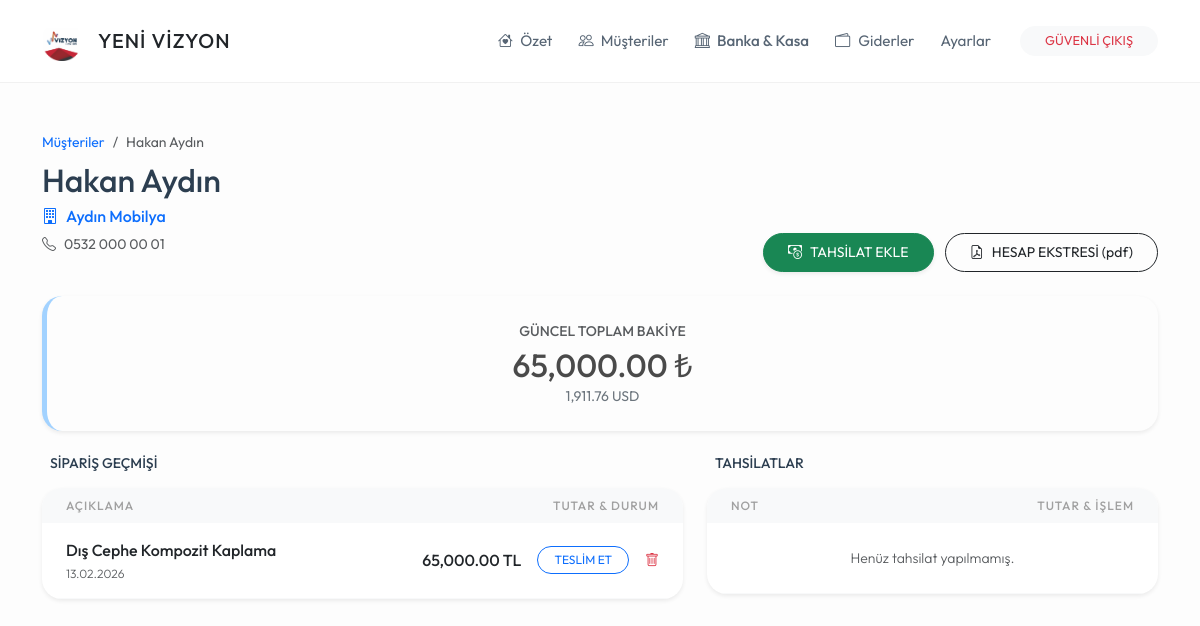
/musteri/1 (signed in), run on the app's committed database.
### models.py (models this page shows)
class Musteri(db.Model):
    id = db.Column(db.Integer, primary_key=True)
    ad_soyad = db.Column(db.String(100), nullable=False)
    telefon = db.Column(db.String(20))
    isyeri_adi = db.Column(db.String(200))
    isyeri_adresi = db.Column(db.Text)
    durum = db.Column(db.String(20), default='Aktif')
    isler = db.relationship('IsKaydi', backref='sahibi', lazy=True)
    odemeler = db.relationship('Odeme', backref='musteri', lazy=True)

class IsKaydi(db.Model):
    id = db.Column(db.Integer, primary_key=True)
    is_tanimi = db.Column(db.String(200), nullable=False)
    toplam_bedel = db.Column(db.Float, nullable=False, default=0.0)
    para_birimi = db.Column(db.String(5), default='TL')
    maliyet = db.Column(db.Float, default=0.0)
    teslim_tarihi = db.Column(db.String(20))
    vade_gun = db.Column(db.Integer, default=0) # İş tesliminden kaç gün sonra ödeme beklendiği
    teslim_edildi_tarihi = db.Column(db.DateTime, nullable=True) # İşin gerçekten teslim edildiği tarih
    durum = db.Column(db.String(20), default='Devam Ediyor')
    kayit_tarihi = db.Column(db.DateTime, default=datetime.now)
    musteri_id = db.Column(db.Integer, db.ForeignKey('musteri.id'), nullable=False)

### routes/musteri_isleri.py (the view)
@musteri_bp.route('/musteri/<int:id>')
def musteri_detay(id):
    if 'logged_in' not in session:
        return redirect(url_for('genel.index'))
    m = Musteri.query.get_or_404(id)
    kasalar = BankaKasa.query.filter_by(durum='Aktif').all()
    net_tl = sum(i.toplam_bedel * GUNCEL_KURLAR.get(i.para_birimi, 1.0) for i in m.isler) - sum(o.tutar * o.kur_degeri for o in m.odemeler)
    return render_template('musteri_detay.html',
                           musteri=m,
                           toplam_tl=round(net_tl, 2),
                           toplam_usd=round(net_tl / GUNCEL_KURLAR.get('USD', 1.0), 2),
                           kurlar=GUNCEL_KURLAR,
                           kasalar=kasalar)

### templates/musteri_detay.html (shortened to what this page needs)
{% extends "base.html" %}
{% block content %}
<div class="row g-4 mb-4">
    <div class="col-md-7">
        <nav aria-label="breadcrumb">
            <ol class="breadcrumb mb-2">
                <li class="breadcrumb-item small"><a href="/musteriler" class="text-decoration-none">Müşteriler</a></li>
                <li class="breadcrumb-item small active">{{ musteri.ad_soyad }}</li>
            </ol>
        </nav>
        <h2 class="mb-1 fw-bold">{{ musteri.ad_soyad }}</h2>
        {% if musteri.isyeri_adi %}
        <p class="text-primary fw-medium mb-1"><i class="bi bi-building me-2"></i>{{ musteri.isyeri_adi }}</p>
        {% endif %}
        <p class="text-muted small mt-1"><i class="bi bi-telephone me-2"></i>{{ musteri.telefon or '-' }}</p>
    </div>
    <div class="col-md-5 text-md-end align-self-end mt-3 mt-md-0">
        <button class="btn btn-success btn-sm rounded-pill px-4 py-2 me-2 shadow-sm" data-bs-toggle="modal" data-bs-target="#odemeEkleModal">
            <i class="bi bi-cash-coin me-2"></i>TAHSİLAT EKLE
        </button>
        <a href="/pdf_indir/{{ musteri.id }}" class="btn btn-outline-dark btn-sm rounded-pill px-4 py-2">
            <i class="bi bi-file-earmark-pdf me-2"></i>HESAP EKSTRESİ (pdf)
        </a>
    </div>
</div>
<div class="row g-4">
    <div class="col-12">
        <div class="card card-custom text-center border-0 shadow-sm" style="background: #fdfdfd; border-left: 5px solid #a2d2ff !important;">
            <div class="text-uppercase small fw-medium text-muted mb-1">GÜNCEL TOPLAM BAKİYE</div>
            <div class="h2 mb-0" style="color: #4a4a4a;">{{ "{:,.2f}".format(toplam_tl) }} ₺</div>
            <div class="small text-secondary">{{ "{:,.2f}".format(toplam_usd) }} USD</div>
        </div>
    </div>
    <div class="col-lg-7">
        <div class="d-flex justify-content-between align-items-center mb-3 px-2">
            <h5 class="mb-0 small fw-bold text-uppercase">Sipariş Geçmişi</h5>
        </div>
        <div class="card card-custom p-0 overflow-hidden border-0 shadow-sm">
            <table class="table table-hover align-middle mb-0">
                <thead>
                    <tr class="bg-light">
                        <th class="ps-4">Açıklama</th>
                        <th class="text-end pe-4">Tutar & Durum</th>
                    </tr>
                </thead>
                <tbody>
                    {% for is in musteri.isler %}
                    <tr>
                        <td class="ps-4">
                            <div class="fw-medium text-dark">{{ is.is_tanimi }}</div>
                            <div style="font-size: 0.75rem;" class="text-muted">{{ is.kayit_tarihi.strftime('%d.%m.%Y') }}</div>
                        </td>
                        <td class="text-end pe-4">
                            <div class="d-flex justify-content-end align-items-center gap-3">
                                <span class="fw-medium">{{ "{:,.2f}".format(is.toplam_bedel) }} {{ is.para_birimi }}</span>
                                {% if is.durum == 'Devam Ediyor' %}
                                    <a href="/is_teslim_et/{{ is.id }}" class="btn btn-sm btn-outline-primary rounded-pill px-3 py-1" style="font-size: 0.75rem;">
                                        TESLİM ET
                                    </a>
                                {% else %}
                                    <span class="badge bg-success rounded-pill px-2 py-1 fw-normal" style="font-size: 0.7rem;">
                                        <i class="bi bi-check-lg me-1"></i>TESLİM EDİLDİ
                                    </span>
                                    <a href="/is_durum_geri_al/{{ is.id }}" class="text-muted small" title="Geri Al (Devam Ediyor yap)"><i class="bi bi-arrow-counterclockwise"></i></a>
                                {% endif %}
                                <a href="/is_sil/{{ is.id }}" onclick="return confirm('Bu iş kaydını silmek istediğinize emin misiniz? Bakiyeden düşülecektir.');" class="text-danger small"><i class="bi bi-trash"></i></a>
                            </div>
                        </td>
                    </tr>
                    {% endfor %}
                </tbody>
            </table>
        </div>
    </div>
    <div class="col-lg-5">
        <div class="d-flex justify-content-between align-items-center mb-3 px-2">
            <h5 class="mb-0 small fw-bold text-uppercase">Tahsilatlar</h5>
        </div>
        <div class="card card-custom p-0 overflow-hidden border-0 shadow-sm">
            <table class="table table-hover align-middle mb-0">
                <thead>
                    <tr class="bg-light">
                        <th class="ps-4">Not</th>
                        <th class="text-end pe-4">Tutar & İşlem</th>
                    </tr>
                </thead>
                <tbody>
                    {% if not musteri.odemeler %}
                    <tr><td colspan="2" class="text-center py-4 text-muted small">Henüz tahsilat yapılmamış.</td></tr>
                    {% endif %}
                </tbody>
            </table>
        </div>
    </div>
</div>
{% endblock %}

### templates/base.html (style rules this page uses)
:root { --yvr-bg: #fdfdfd; --yvr-card-bg: #ffffff; --yvr-primary: #a2d2ff; --yvr-secondary: #bde0fe; --yvr-accent: #ffafcc; --yvr-text: #576574; --yvr-text-dark: #2c3e50; }
body { background-color: var(--yvr-bg); font-family: 'Outfit', sans-serif; color: var(--yvr-text); font-weight: 400; line-height: 1.6; }
h1, h2, h3, h4, h5, .fw-bold { font-weight: 500 !important; color: var(--yvr-text-dark); }
.card-custom { background: var(--yvr-card-bg); border-radius: 20px; border: none; box-shadow: 0 10px 30px rgba(0,0,0,0.02); padding: 1.5rem; }
.table { --bs-table-bg: transparent; }
.table thead th { font-weight: 500; text-transform: uppercase; font-size: 0.75rem; letter-spacing: 1px; color: #a0a0a0; border: none; }
.table td { border-bottom: 1px solid #f8f9fa; padding: 15px 10px; font-weight: 300; }

### data on the page
Musteri: ad_soyad "Hakan Aydın", isyeri_adi "Aydın Mobilya", telefon "0532 000 00 01"
IsKaydi: is_tanimi "Dış Cephe Kompozit Kaplama", kayit_tarihi "13.02.2026", toplam_bedel "65,000.00", para_birimi "TL"

### other printed values
{{ "{:,.2f}".format(toplam_tl) }} "65,000.00"
{{ "{:,.2f}".format(toplam_usd) }} "1,911.76"
